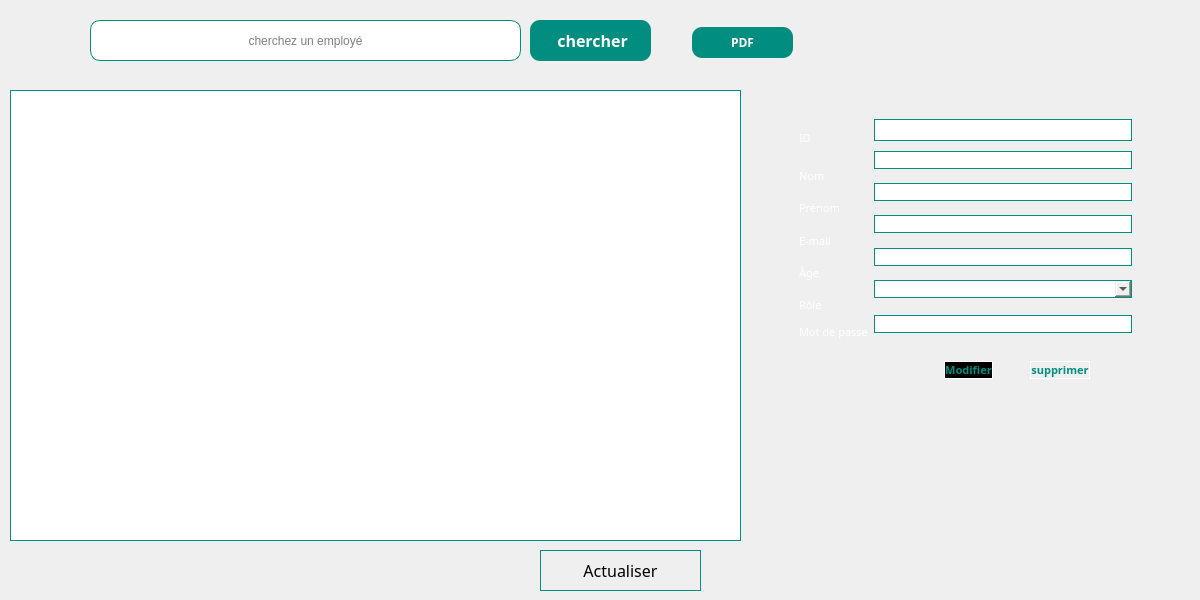
                     <widget class="QWidget" name="tab_4">
                      <attribute name="icon">
                       <iconset resource="media.qrc">
                        <normaloff>:/images/img/list.svg</normaloff>:/images/img/list.svg</iconset>
                      </attribute>
                      <attribute name="title">
                       <string>Liste </string>
                      </attribute>
                      <widget class="QPushButton" name="pushButton_load">
                       <property name="geometry">
                        <rect>
                         <x>540</x>
                         <y>550</y>
                         <width>161</width>
                         <height>41</height>
                        </rect>
                       </property>
                       <property name="font">
                        <font>
                         <family>Poppins</family>
                         <pointsize>12</pointsize>
                        </font>
                       </property>
                       <property name="styleSheet">
                        <string notr="true">border: 1px solid rgb(1, 141, 127);</string>
                       </property>
                       <property name="text">
                        <string>Actualiser</string>
                       </property>
                       <property name="icon">
                        <iconset resource="media.qrc">
                         <normaloff>:/images/img/refresh-ccw.svg</normaloff>:/images/img/refresh-ccw.svg</iconset>
                       </property>
                       <property name="iconSize">
                        <size>
                         <width>25</width>
                         <height>25</height>
                        </size>
                       </property>
                      </widget>
                      <widget class="QFrame" name="frame_33">
                       <property name="geometry">
                        <rect>
                         <x>10</x>
                         <y>20</y>
                         <width>1151</width>
                         <height>51</height>
                        </rect>
                       </property>
                       <property name="styleSheet">
                        <string notr="true">border: none</string>
                       </property>
                       <property name="frameShape">
                        <enum>QFrame::StyledPanel</enum>
                       </property>
                       <property name="frameShadow">
                        <enum>QFrame::Raised</enum>
                       </property>
                       <widget class="QPushButton" name="pushButton_chercherE">
                        <property name="geometry">
                         <rect>
                          <x>520</x>
                          <y>0</y>
                          <width>121</width>
                          <height>41</height>
                         </rect>
                        </property>
                        <property name="font">
                         <font>
                          <family>Poppins</family>
                          <pointsize>12</pointsize>
                          <weight>75</weight>
                          <bold>true</bold>
                         </font>
                        </property>
                        <property name="styleSheet">
                         <string notr="true">background: rgb(1, 141, 127);
color: #fff;
border-radius: 10px;</string>
                        </property>
                        <property name="text">
                         <string> chercher</string>
                        </property>
                       </widget>
                       <widget class="QLineEdit" name="lineEdit_chercherE">
                        <property name="geometry">
                         <rect>
                          <x>80</x>
                          <y>0</y>
                          <width>431</width>
                          <height>41</height>
                         </rect>
                        </property>
                        <property name="styleSheet">
                         <string notr="true">border: 1px solid rgb(1, 141, 127);
border-radius: 10px;
</string>
                        </property>
                        <property name="alignment">
                         <set>Qt::AlignCenter</set>
                        </property>
                        <property name="placeholderText">
                         <string>cherchez un employé</string>
                        </property>
                       </widget>
                       <widget class="QLabel" name="label_27">
                        <property name="geometry">
                         <rect>
                          <x>90</x>
                          <y>10</y>
                          <width>20</width>
                          <height>20</height>
                         </rect>
                        </property>
                        <property name="minimumSize">
                         <size>
                          <width>20</width>
                          <height>20</height>
                         </size>
                        </property>
                        <property name="maximumSize">
                         <size>
                          <width>20</width>
                          <height>20</height>
                         </size>
                        </property>
                        <property name="styleSheet">
                         <string notr="true">border: none</string>
                        </property>
                        <property name="text">
                         <string/>
                        </property>
                        <property name="pixmap">
                         <pixmap resource="media.qrc">:/images/img/search.svg</pixmap>
                        </property>
                        <property name="scaledContents">
                         <bool>true</bool>
                        </property>
                       </widget>
                       <widget class="QPushButton" name="pushButton_triA">
                        <property name="geometry">
                         <rect>
                          <x>0</x>
                          <y>10</y>
                          <width>41</width>
                          <height>28</height>
                         </rect>
                        </property>
                        <property name="styleSheet">
                         <string notr="true">background: none;</string>
                        </property>
                        <property name="text">
                         <string/>
                        </property>
                        <property name="icon">
                         <iconset resource="media.qrc">
                          <normaloff>:/images/img/arrow-down.svg</normaloff>:/images/img/arrow-down.svg</iconset>
                        </property>
                        <property name="iconSize">
                         <size>
                          <width>25</width>
                          <height>25</height>
                         </size>
                        </property>
                       </widget>
                       <widget class="QPushButton" name="pushButton_triD">
                        <property name="geometry">
                         <rect>
                          <x>30</x>
                          <y>10</y>
                          <width>41</width>
                          <height>28</height>
                         </rect>
                        </property>
                        <property name="styleSheet">
                         <string notr="true">background: none;</string>
                        </property>
                        <property name="text">
                         <string/>
                        </property>
                        <property name="icon">
                         <iconset resource="media.qrc">
                          <normaloff>:/images/img/arrow-up.svg</normaloff>:/images/img/arrow-up.svg</iconset>
                        </property>
                        <property name="iconSize">
                         <size>
                          <width>25</width>
                          <height>25</height>
                         </size>
                        </property>
                       </widget>
                       <widget class="QLabel" name="label_26">
                        <property name="geometry">
                         <rect>
                          <x>920</x>
                          <y>20</y>
                          <width>50</width>
                          <height>30</height>
                         </rect>
                        </property>
                        <property name="maximumSize">
                         <size>
                          <width>50</width>
                          <height>30</height>
                         </size>
                        </property>
                        <property name="font">
                         <font>
                          <family>Poppins</family>
                          <pointsize>10</pointsize>
                          <weight>75</weight>
                          <bold>true</bold>
                         </font>
                        </property>
                        <property name="styleSheet">
                         <string notr="true">border: none;
color: rgb(1, 141, 127);</string>
                        </property>
                        <property name="text">
                         <string/>
                        </property>
                        <property name="pixmap">
                         <pixmap resource="media.qrc">:/images/img/tv.svg</pixmap>
                        </property>
                        <property name="scaledContents">
                         <bool>true</bool>
                        </property>
                        <property name="alignment">
                         <set>Qt::AlignCenter</set>
                        </property>
                       </widget>
                       <widget class="QPushButton" name="pushButton_PDF">
                        <property name="geometry">
                         <rect>
                          <x>682</x>
                          <y>7</y>
                          <width>101</width>
                          <height>31</height>
                         </rect>
                        </property>
                        <property name="font">
                         <font>
                          <family>Poppins</family>
                          <weight>75</weight>
                          <bold>true</bold>
                         </font>
                        </property>
                        <property name="styleSheet">
                         <string notr="true">background: rgb(1, 141, 127);
color: #fff;
border-radius: 10px;
padding: 5px;
text-align: center;</string>
                        </property>
                        <property name="text">
                         <string>PDF</string>
                        </property>
                       </widget>
                      </widget>
                      <widget class="QWidget" name="widget_content" native="true">
                       <property name="geometry">
                        <rect>
                         <x>10</x>
                         <y>80</y>
                         <width>1181</width>
                         <height>461</height>
                        </rect>
                       </property>
                       <widget class="QWidget" name="SingleView" native="true">
                        <property name="geometry">
                         <rect>
                          <x>740</x>
                          <y>10</y>
                          <width>421</width>
                          <height>451</height>
                         </rect>
                        </property>
                        <property name="styleSheet">
                         <string notr="true">#SingleView{
background: url(:/icons/s3.png);
background-repeat: no-repeat;

background-attachment: fixed;
background-position: center center;
}</string>
                        </property>
                        <widget class="QFrame" name="frame_14">
                         <property name="geometry">
                          <rect>
                           <x>40</x>
                           <y>20</y>
                           <width>351</width>
                           <height>239</height>
                          </rect>
                         </property>
                         <property name="font">
                          <font>
                           <family>Poppins</family>
                           <pointsize>10</pointsize>
                           <weight>50</weight>
                           <bold>false</bold>
                          </font>
                         </property>
                         <property name="styleSheet">
                          <string notr="true">border: none;
color: #000;</string>
                         </property>
                         <property name="frameShape">
                          <enum>QFrame::StyledPanel</enum>
                         </property>
                         <property name="frameShadow">
                          <enum>QFrame::Raised</enum>
                         </property>
                         <layout class="QGridLayout" name="gridLayout_5">
                          <item row="0" column="0" rowspan="2">
                           <widget class="QLabel" name="label_9">
                            <property name="font">
                             <font>
                              <family>Poppins</family>
                              <pointsize>8</pointsize>
                             </font>
                            </property>
                            <property name="styleSheet">
                             <string notr="true">color: #fff;</string>
                            </property>
                            <property name="text">
                             <string>ID</string>
                            </property>
                           </widget>
                          </item>
                          <item row="0" column="1">
                           <widget class="QLineEdit" name="text_id">
                            <property name="font">
                             <font>
                              <family>Poppins</family>
                              <pointsize>10</pointsize>
                             </font>
                            </property>
                            <property name="styleSheet">
                             <string notr="true">border : 1px solid rgb(1, 141, 127);
background: #fff;</string>
                            </property>
                           </widget>
                          </item>
                          <item row="1" column="1" rowspan="2">
                           <widget class="QLineEdit" name="text_nom">
                            <property name="styleSheet">
                             <string notr="true">border : 1px solid rgb(1, 141, 127);
background: #fff;</string>
                            </property>
                           </widget>
                          </item>
                          <item row="2" column="0" rowspan="2">
                           <widget class="QLabel" name="label_10">
                            <property name="font">
                             <font>
                              <family>Poppins</family>
                              <pointsize>8</pointsize>
                             </font>
                            </property>
                            <property name="styleSheet">
                             <string notr="true">color: #fff;</string>
                            </property>
                            <property name="text">
                             <string>Nom</string>
                            </property>
                           </widget>
                          </item>
                          <item row="3" column="1" rowspan="2">
                           <widget class="QLineEdit" name="text_prenom">
                            <property name="styleSheet">
                             <string notr="true">border : 1px solid rgb(1, 141, 127);
background: #fff;</string>
                            </property>
                           </widget>
                          </item>
                          <item row="4" column="0" rowspan="2">
                           <widget class="QLabel" name="label_17">
                            <property name="font">
                             <font>
                              <family>Poppins</family>
                              <pointsize>8</pointsize>
                             </font>
                            </property>
                            <property name="styleSheet">
                             <string notr="true">color: #fff;</string>
                            </property>
                            <property name="text">
                             <string>Prénom</string>
                            </property>
                           </widget>
                          </item>
                          <item row="5" column="1" rowspan="2">
                           <widget class="QLineEdit" name="text_mail">
                            <property name="styleSheet">
                             <string notr="true">border : 1px solid rgb(1, 141, 127);
background: #fff;</string>
                            </property>
                           </widget>
                          </item>
                          <item row="6" column="0" rowspan="2">
                           <widget class="QLabel" name="label_19">
                            <property name="font">
                             <font>
                              <family>Poppins</family>
                              <pointsize>8</pointsize>
                             </font>
                            </property>
                            <property name="styleSheet">
                             <string notr="true">color: #fff;</string>
                            </property>
                            <property name="text">
                             <string>E-mail</string>
                            </property>
                           </widget>
                          </item>
                          <item row="7" column="1" rowspan="2">
                           <widget class="QLineEdit" name="text_age">
                            <property name="styleSheet">
                             <string notr="true">border : 1px solid rgb(1, 141, 127);
background: #fff;</string>
                            </property>
                           </widget>
                          </item>
                          <item row="8" column="0" rowspan="2">
                           <widget class="QLabel" name="label_21">
                            <property name="font">
                             <font>
                              <family>Poppins</family>
                              <pointsize>8</pointsize>
                             </font>
                            </property>
                            <property name="styleSheet">
                             <string notr="true">color: #fff;</string>
                            </property>
                            <property name="text">
                             <string>Âge</string>
                            </property>
                           </widget>
                          </item>
                          <item row="9" column="1" rowspan="2">
                           <widget class="QComboBox" name="comboBox_R">
                            <property name="styleSheet">
                             <string notr="true">border : 1px solid rgb(1, 141, 127);</string>
                            </property>
                           </widget>
                          </item>
                          <item row="10" column="0" rowspan="2">
                           <widget class="QLabel" name="label_22">
                            <property name="font">
                             <font>
                              <family>Poppins</family>
                              <pointsize>8</pointsize>
                             </font>
                            </property>
                            <property name="styleSheet">
                             <string notr="true">color: #fff;</string>
                            </property>
                            <property name="text">
                             <string>Rôle</string>
                            </property>
                           </widget>
                          </item>
                          <item row="11" column="1" rowspan="2">
                           <widget class="QLineEdit" name="text_mdp">
                            <property name="styleSheet">
                             <string notr="true">border : 1px solid rgb(1, 141, 127);
background: #fff;</string>
                            </property>
                           </widget>
                          </item>
                          <item row="12" column="0">
                           <widget class="QLabel" name="label_23">
                            <property name="font">
                             <font>
                              <family>Poppins</family>
                              <pointsize>8</pointsize>
                             </font>
                            </property>
                            <property name="styleSheet">
                             <string notr="true">color: #fff;</string>
                            </property>
                            <property name="text">
                             <string>Mot de passe</string>
                            </property>
                           </widget>
                          </item>
                         </layout>
                        </widget>
                        <widget class="QFrame" name="frame_15">
                         <property name="geometry">
                          <rect>
                           <x>110</x>
                           <y>250</y>
                           <width>271</width>
                           <height>61</height>
                          </rect>
                         </property>
                         <property name="styleSheet">
                          <string notr="true">border: none;</string>
                         </property>
                         <property name="frameShape">
                          <enum>QFrame::StyledPanel</enum>
                         </property>
                         <property name="frameShadow">
                          <enum>QFrame::Raised</enum>
                         </property>
                         <layout class="QGridLayout" name="gridLayout_9">
                          <item row="0" column="0" alignment="Qt::AlignRight">
                           <widget class="QPushButton" name="pushButton_modifier">
                            <property name="font">
                             <font>
                              <family>Poppins</family>
                              <pointsize>8</pointsize>
                              <weight>75</weight>
                              <bold>true</bold>
                             </font>
                            </property>
                            <property name="styleSheet">
                             <string notr="true">border-radius: 10px;
background: transport;
border: 1px solid #fff;
color:rgb(1, 141, 127);</string>
                            </property>
                            <property name="text">
                             <string>Modifier</string>
                            </property>
                            <property name="icon">
                             <iconset resource="media.qrc">
                              <normaloff>:/icons/Tools.png</normaloff>:/icons/Tools.png</iconset>
                            </property>
                            <property name="iconSize">
                             <size>
                              <width>20</width>
                              <height>20</height>
                             </size>
                            </property>
                           </widget>
                          </item>
                          <item row="0" column="1" alignment="Qt::AlignHCenter">
                           <widget class="QPushButton" name="pushButton_supprimer">
                            <property name="font">
                             <font>
                              <family>Poppins</family>
                              <pointsize>8</pointsize>
                              <weight>75</weight>
                              <bold>true</bold>
                             </font>
                            </property>
                            <property name="styleSheet">
                             <string notr="true">border-radius: 10px;

border: 1px solid #fff;
color:rgb(1, 141, 127);</string>
                            </property>
                            <property name="text">
                             <string>supprimer</string>
                            </property>
                            <property name="icon">
                             <iconset resource="media.qrc">
                              <normaloff>:/icons/Minus.png</normaloff>:/icons/Minus.png</iconset>
                            </property>
                            <property name="iconSize">
                             <size>
                              <width>20</width>
                              <height>20</height>
                             </size>
                            </property>
                           </widget>
                          </item>
                         </layout>
                        </widget>
                       </widget>
                       <widget class="QTableView" name="tableView">
                        <property name="geometry">
                         <rect>
                          <x>0</x>
                          <y>10</y>
                          <width>731</width>
                          <height>451</height>
                         </rect>
                        </property>
                        <property name="styleSheet">
                         <string notr="true">border: 1px solid rgb(1, 141, 127);</string>
                        </property>
                       </widget>
                      </widget>
                     </widget>
